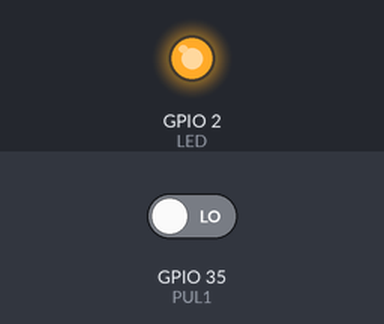
A sketch run on a simulated ESP32. Parts: output pins drawn as LEDs (lit = HIGH). The inputs (shaded band) are chosen by the test bench; at power-on: GPIO 35 (PUL1) LOW.

Above: at 1.2 s.
1.3 s: GPIO 35 (PUL1) driven HIGH
At 2.5 s:
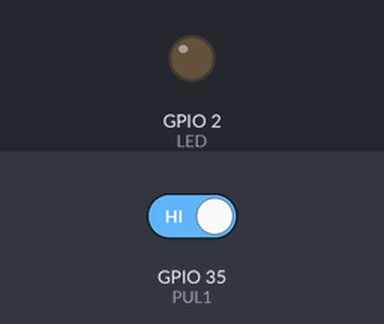
2.8 s: GPIO 35 (PUL1) driven LOW
At 3.7 s:
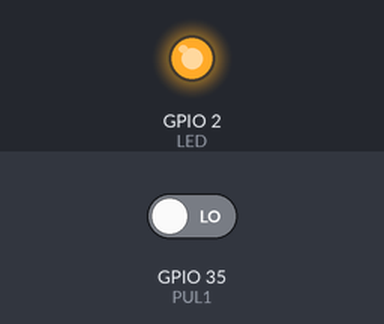
Timing chart, 0 to 5.8 s (numbered marks = the images above; inputs shaded):
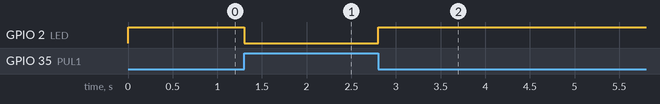

The sketch:

2-boton-led.ino
```cpp
#define LED 2
#define PUL1 35

void setup() {
  // put your setup code here, to run once:
  pinMode(LED, OUTPUT);
  pinMode(PUL1, INPUT);
}

void loop() {
  // put your main code here, to run repeatedly:

  if(digitalRead(PUL1))
  {
    digitalWrite(LED,LOW);
  }
  else{
    digitalWrite(LED,HIGH);
  }


}
```

Measured:
- after the input at 1.3 s, GPIO 2 (LED): HIGH → LOW at once
- after the input at 2.8 s, GPIO 2 (LED): LOW → HIGH at once
